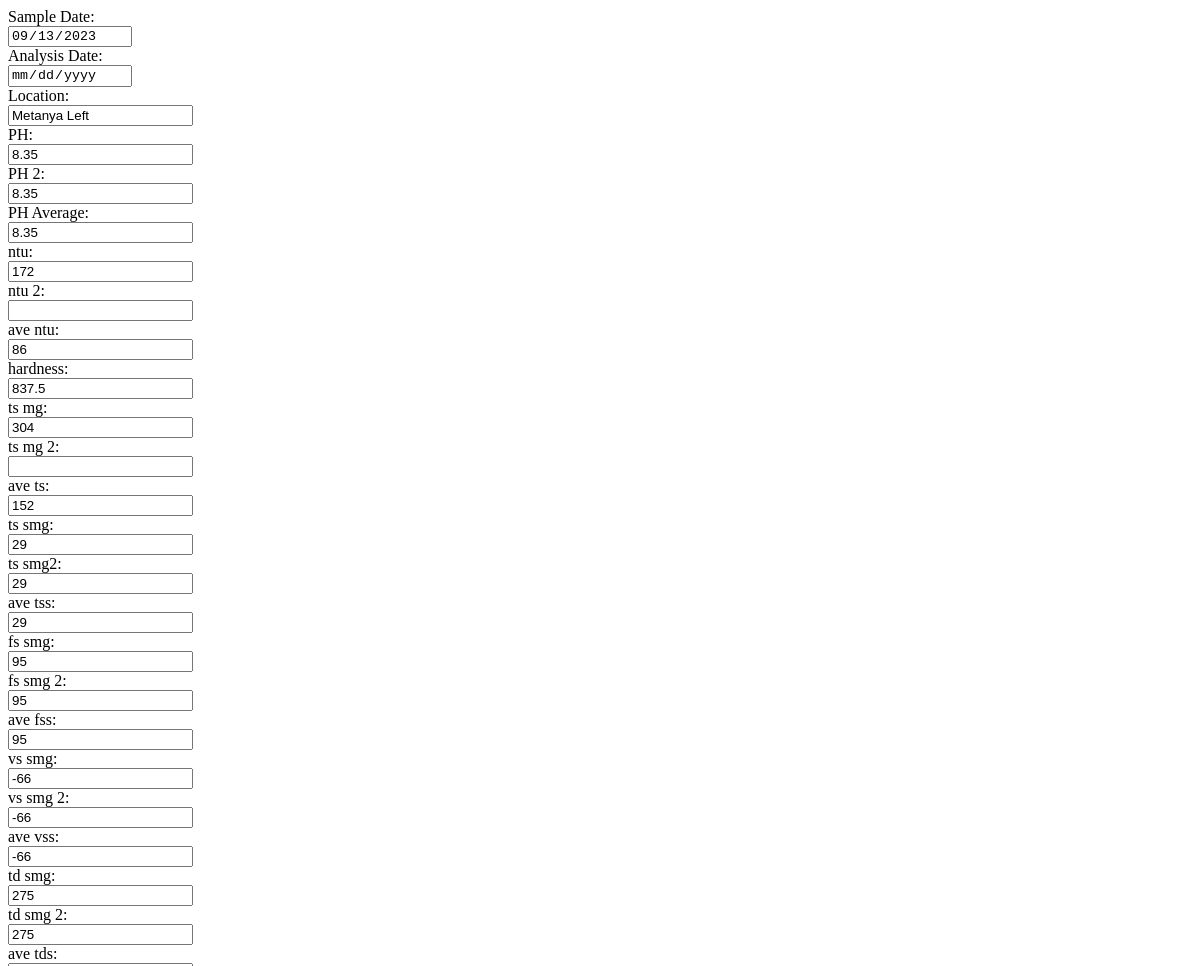
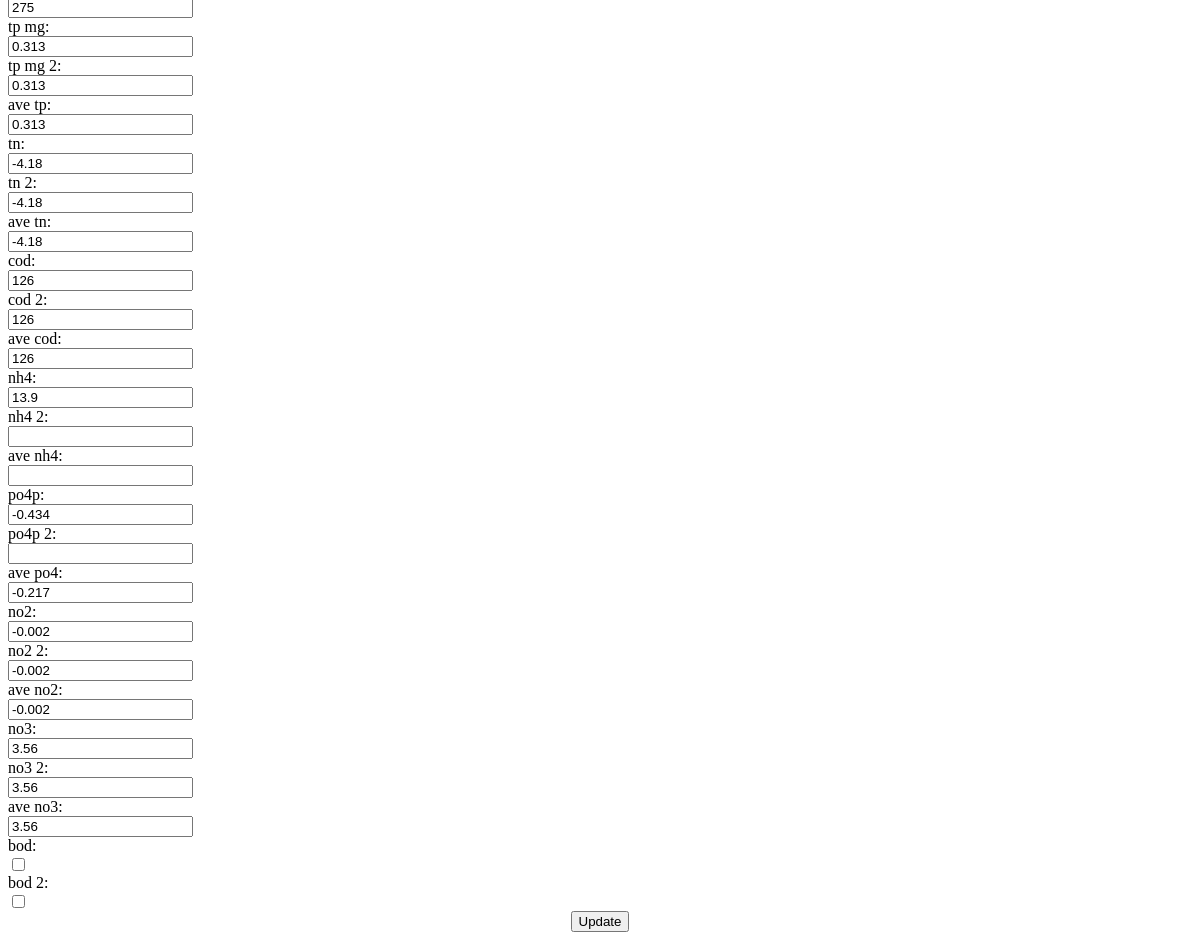
The app's page /lab_tests/edit/1 (signed in), older data (2 pictures, top to bottom).
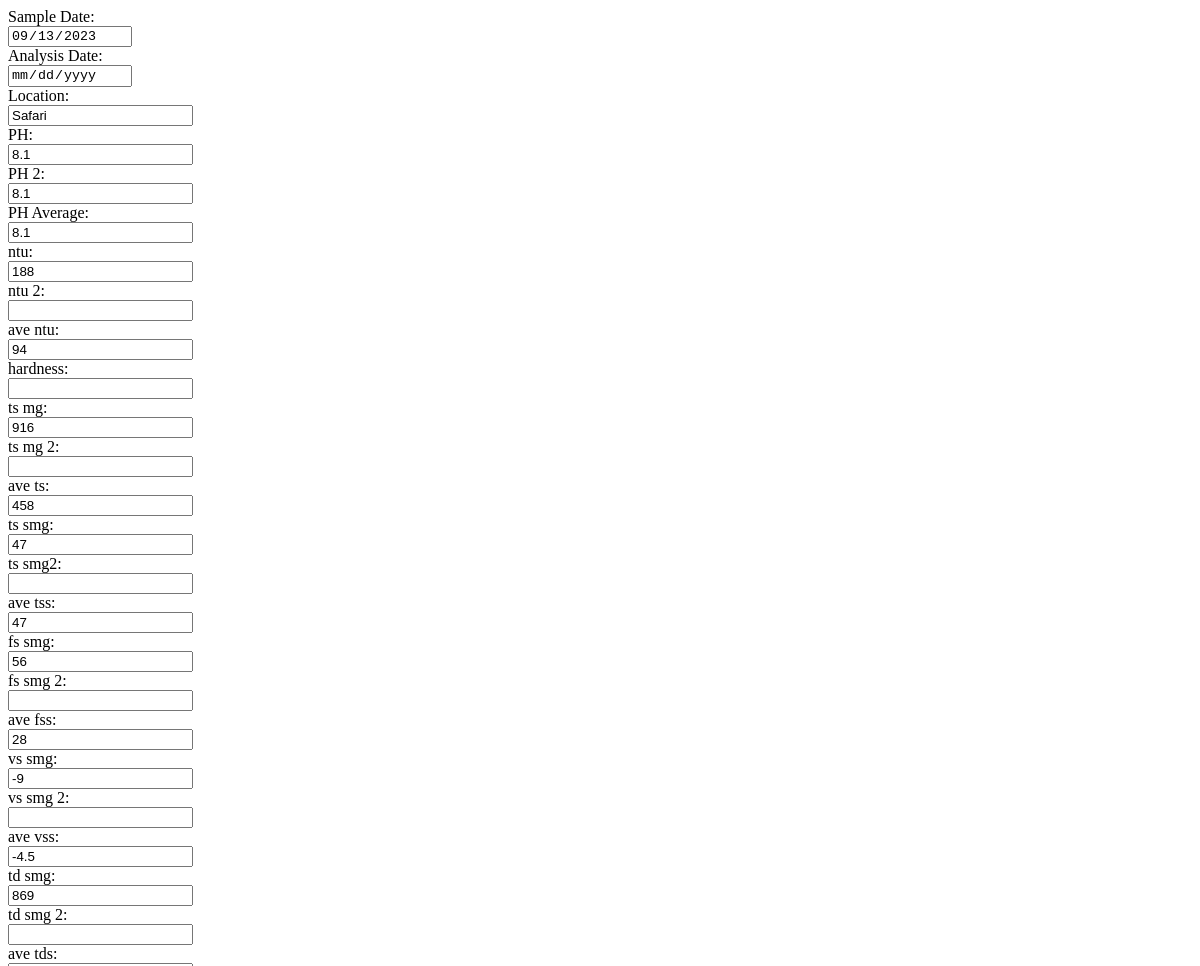
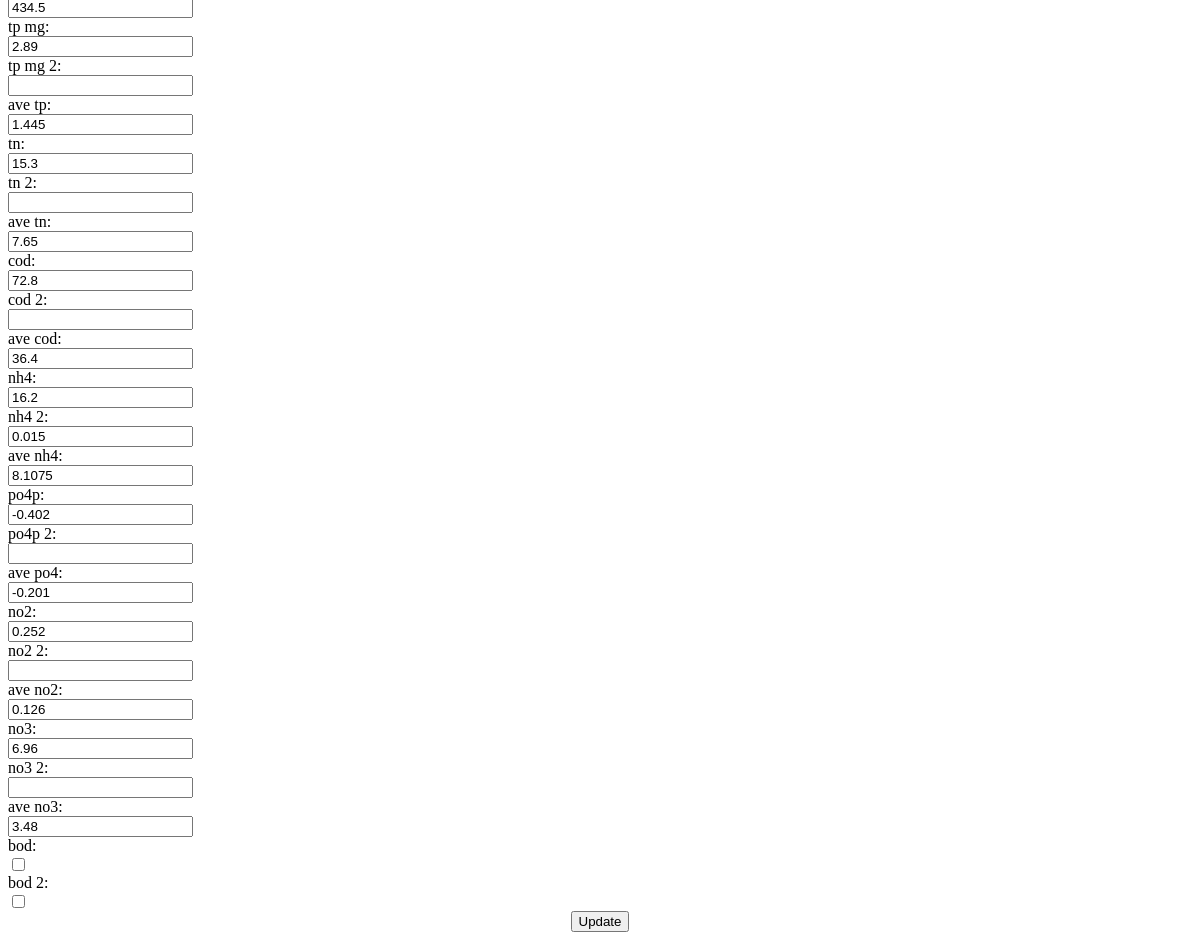
The same page, newer data (2 pictures, top to bottom).
### website/models.py (models this page shows)
class LabTest(db.Model):
    id = db.Column(db.Integer, primary_key=True)
    location = db.Column(db.String(100))
    name = db.Column(db.String(100), nullable=True)
    sample_date = db.Column(db.Date, nullable=True)
    analysis_date = db.Column(db.Date, nullable=True)
    ph = db.Column(db.Integer, nullable=True)
    ph_2 = db.Column(db.Integer, nullable=True)
    ph_average = db.Column(db.Integer, nullable=True)
    Alkalinity = db.Column(db.Integer, nullable=True)
    ntu = db.Column(db.Integer, nullable=True)
    ntu_2 = db.Column(db.Integer, nullable=True)
    ave = db.Column(db.Integer, nullable=True)
    hardness = db.Column(db.Integer, nullable=True)
    ts_mg = db.Column(db.Integer, nullable=True)
    ts_mg_2 = db.Column(db.Integer, nullable=True)
    ave_ts = db.Column(db.Integer, nullable=True)
    ts_smg = db.Column(db.Integer, nullable=True)
    ts_smg_2 = db.Column(db.Integer, nullable=True)
    ave_tss = db.Column(db.Integer, nullable=True)
    fs_smg = db.Column(db.Integer, nullable=True)
    fs_smg_2 = db.Column(db.Integer, nullable=True)
    ave_fss = db.Column(db.Integer, nullable=True)
    vs_smg = db.Column(db.Integer, nullable=True)
    vs_smg_2 = db.Column(db.Integer, nullable=True)
    ave_vss = db.Column(db.Integer, nullable=True)
    td_smg = db.Column(db.Integer, nullable=True)
    td_smg_2 = db.Column(db.Integer, nullable=True)
    ave_tds = db.Column(db.Integer, nullable=True)
    tp_mg = db.Column(db.Integer, nullable=True)
    tp_mg_2 = db.Column(db.Integer, nullable=True)
    ave_tp = db.Column(db.Integer, nullable=True)
    tn = db.Column(db.Integer, nullable=True)
    tn_2 = db.Column(db.Integer, nullable=True)
    ave_tn = db.Column(db.Integer, nullable=True)
    cod = db.Column(db.Integer, nullable=True)
    cod_2 = db.Column(db.Integer, nullable=True)
    ave_cod = db.Column(db.Integer, nullable=True)
    nh4 = db.Column(db.Integer, nullable=True)
    nh4_2 = db.Column(db.Integer, nullable=True)
    ave_nh4 = db.Column(db.Integer, nullable=True)
    po4p = db.Column(db.Integer, nullable=True)
    po4p_2 = db.Column(db.Integer, nullable=True)
    ave_po4 = db.Column(db.Integer, nullable=True)
    no2 = db.Column(db.Integer, nullable=True)
    no2_2 = db.Column(db.Integer, nullable=True)
    ave_no2 = db.Column(db.Integer, nullable=True)
    no3 = db.Column(db.Integer, nullable=True)
    no3_2 = db.Column(db.Integer, nullable=True)
    ave_no3 = db.Column(db.Integer, nullable=True)
    bod = db.Column(db.Boolean, nullable=True)
    bod2 = db.Column(db.Boolean, nullable=True)

### website/views/views.py (the view, shortened to what this page needs)
@views.route('/lab_tests/edit/<int:id>', methods=['GET', 'POST'])
@login_required
def edit_lab_test(id):
    lab_test = LabTest.query.get_or_404(id)
    return render_template('edit_lab_test.html', lab_test=lab_test, user=current_user)

### website/services/scheduler.py (called while the page is built)
def setup_scheduler(app):
    from apscheduler.schedulers.background import BackgroundScheduler
    scheduler = BackgroundScheduler()
    scheduler.start()
    scheduler.add_job(lambda: save_daily_sensor_reading(app), 'cron', hour=11, minute=55, second=0)
    scheduler.add_job(lambda: check_flood_risk(app), 'cron', hour=13, minute=59, second=0)
    scheduler.add_job(id='Sensor Reading Task', func=lambda: get_water_level_alert(app), trigger='interval', seconds=10)
    @app.teardown_appcontext
    def shutdown_scheduler(exception=None):
        if scheduler.running:
            scheduler.shutdown(wait=False)  # Change here to not wait for jobs to complete

### website/templates/edit_lab_test.html (shortened to what the changed rows need)
<form method="POST" action="{{ url_for('views.edit_lab_test', id=lab_test.id) }}">
  <div class="form-group">
    <div class="input-container">
      <input type="date" id="sample_date" name="sample_date" class="form-control" {% if lab_test.sample_date %}value="{{ lab_test.sample_date.strftime('%Y-%m-%d') if lab_test.sample_date else '' }}"{% endif %} readonly>
      </div>
    </div>
  <div class="form-group">
    <div class="input-container">
      <input type="date" id="analysis_date" name="analysis_date" class="form-control" {% if lab_test.analysis_date %}value="{{ lab_test.analysis_date.strftime('%Y-%m-%d') if lab_test.analysis_date else '' }}"{% endif %} readonly>
      </div>
    </div>
  <div class="form-group">
    <div class="input-container">
      <input type="text" id="location" name="location" class="form-control" {% if lab_test.location %}value="{{ lab_test.location }}"{% endif %} readonly>
      </div>
    </div>
  <div class="form-group">
    <div class="input-container">
      <input type="number" step="0.01" id="ph" name="ph" class="form-control" {% if lab_test.ph %}value="{{ lab_test.ph }}"{% endif %}>
      </div>
    </div>
  <div class="form-group">
    <div class="input-container">
      <input type="number" step="0.01" id="ph2" name="ph2" class="form-control" {% if lab_test.ph_2 %}value="{{ lab_test.ph_2 }}"{% endif %}>
      </div>
    </div>
  <div class="form-group">
    <div class="input-container">
      <input type="number" step="0.01" id="phAvg" name="phAvg" class="form-control" {% if lab_test.ph_average %}value="{{ lab_test.ph_average }}"{% endif %}>
        </div>
    </div>
      <div class="form-group">
        <div class="input-container">
            <input type="number" step="0.01" class="form-control" id="ntu" name="ntu" {% if lab_test.ntu %}value="{{ lab_test.ntu }}" {% endif %}>
        </div>
    </div>
    <div class="form-group">
        <div class="input-container">
            <input type="number" step="0.01" class="form-control" id="ntu2" name="ntu2" {% if lab_test.ntu_2 %}value="{{ lab_test.ntu_2 }}" {% endif %}>
        </div>
    </div>
    <div class="form-group">
        <div class="input-container">
            <input type="number" step="0.01" class="form-control" id="aveNtu" name="aveNtu" {% if lab_test.ave %}value="{{ lab_test.ave }}" {% endif %}>
        </div>
    </div>
    <div class="form-group">
        <div class="input-container">
            <input type="number" step="0.01" class="form-control" id="hardness" name="hardness" {% if lab_test.hardness %}value="{{ lab_test.hardness }}" {% endif %}>
        </div>
    </div>
    <div class="form-group">
        <div class="input-container">
            <input type="number" step="0.01" class="form-control" id="tsMg" name="tsMg" {% if lab_test.ts_mg %}value="{{ lab_test.ts_mg }}" {% endif %}>
        </div>
    </div>
    <div class="form-group">
        <div class="input-container">
            <input type="number" step="0.01" class="form-control" id="tsMg2" name="tsMg2" {% if lab_test.ts_mg_2 %}value="{{ lab_test.ts_mg_2 }}" {% endif %}>
        </div>
    </div>
    <div class="form-group">
        <div class="input-container">
            <input type="number" step="0.01" class="form-control" id="aveTs" name="aveTs" {% if lab_test.ave_ts %}value="{{ lab_test.ave_ts }}" {% endif %}>
        </div>
    </div>
    <div class="form-group">
        <div class="input-container">
            <input type="number" step="0.01" class="form-control" id="tsSmg" name="tsSmg" {% if lab_test.ts_smg %}value="{{ lab_test.ts_smg }}" {% endif %}>
        </div>
    </div>
    <div class="form-group">
        <div class="input-container">
            <input type="number" step="0.01" class="form-control" id="tsSmg2" name="tsSmg2" {% if lab_test.ts_smg_2 %}value="{{ lab_test.ts_smg_2 }}" {% endif %}>
        </div>
    </div>
    <div class="form-group">
        <div class="input-container">
            <input type="number" step="0.01" class="form-control" id="aveTss" name="aveTss" {% if lab_test.ave_tss %}value="{{ lab_test.ave_tss }}" {% endif %}>
        </div>
    </div>
    <div class="form-group">
        <div class="input-container">
            <input type="number" step="0.01" class="form-control" id="fsSmg" name="fsSmg" {% if lab_test.fs_smg %}value="{{ lab_test.fs_smg }}" {% endif %}>
        </div>
    </div>
    <div class="form-group">
        <div class="input-container">
            <input type="number" step="0.01" class="form-control" id="fsSmg2" name="fsSmg2" {% if lab_test.fs_smg_2 %}value="{{ lab_test.fs_smg_2 }}" {% endif %}>
        </div>
    </div>
    <div class="form-group">
        <div class="input-container">
            <input type="number" step="0.01" class="form-control" id="aveFss" name="aveFss" {% if lab_test.ave_fss %}value="{{ lab_test.ave_fss }}" {% endif %}>
        </div>
    </div>
    <div class="form-group">
        <div class="input-container">
            <input type="number" step="0.01" class="form-control" id="vsSmg" name="vsSmg" {% if lab_test.vs_smg %}value="{{ lab_test.vs_smg }}" {% endif %}>
        </div>
    </div>
    <div class="form-group">
        <div class="input-container">
            <input type="number" step="0.01" class="form-control" id="vsSmg2" name="vsSmg2" {% if lab_test.vs_smg_2 %}value="{{ lab_test.vs_smg_2 }}" {% endif %}>
        </div>
    </div>
    <div class="form-group">
        <div class="input-container">
            <input type="number" step="0.01" class="form-control" id="aveVss" name="aveVss" {% if lab_test.ave_vss %}value="{{ lab_test.ave_vss }}" {% endif %}>
        </div>
    </div>
    <div class="form-group">
        <div class="input-container">
            <input type="number" step="0.01" class="form-control" id="tdSmg" name="tdSmg" {% if lab_test.td_smg %}value="{{ lab_test.td_smg }}" {% endif %}>
        </div>
    </div>
    <div class="form-group">
        <div class="input-container">
            <input type="number" step="0.01" class="form-control" id="tdSmg2" name="tdSmg2" {% if lab_test.td_smg_2 %}value="{{ lab_test.td_smg_2 }}" {% endif %}>
        </div>
    </div>
    <div class="form-group">
        <div class="input-container">
            <input type="number" step="0.01" class="form-control" id="aveTds" name="aveTds" {% if lab_test.ave_tds %}value="{{ lab_test.ave_tds }}" {% endif %}>
        </div>
    </div>
    <div class="form-group">
        <div class="input-container">
            <input type="number" step="0.01" class="form-control" id="tpMg" name="tpMg" {% if lab_test.tp_mg %}value="{{ lab_test.tp_mg }}" {% endif %}>
        </div>
    </div>
    <div class="form-group">
        <div class="input-container">
            <input type="number" step="0.01" class="form-control" id="tpMg2" name="tpMg2" {% if lab_test.tp_mg_2 %}value="{{ lab_test.tp_mg_2 }}" {% endif %}>
        </div>
    </div>
    <div class="form-group">
        <div class="input-container">
            <input type="number" step="0.01" class="form-control" id="aveTp" name="aveTp" {% if lab_test.ave_tp %}value="{{ lab_test.ave_tp }}" {% endif %}>
        </div>
    </div>
    <div class="form-group">
        <div class="input-container">
            <input type="number" step="0.01" class="form-control" id="tn" name="tn" {% if lab_test.tn %}value="{{ lab_test.tn }}" {% endif %}>
        </div>
    </div>
    <div class="form-group">
        <div class="input-container">
            <input type="number"step="0.01" class="form-control" id="tn2" name="tn2" {% if lab_test.tn_2 %}value="{{ lab_test.tn_2 }}" {% endif %}>
        </div>
    </div>
    <div class="form-group">
        <div class="input-container">
            <input type="number" step="0.01" class="form-control" id="aveTn" name="aveTn" {% if lab_test.ave_tn %}value="{{ lab_test.ave_tn }}" {% endif %}>
        </div>
    </div>
    <div class="form-group">
        <div class="input-container">
            <input type="number" step="0.01" class="form-control" id="cod" name="cod" {% if lab_test.cod %}value="{{ lab_test.cod }}" {% endif %}>
        </div>
    </div>
    <div class="form-group">
        <div class="input-container">
            <input type="number" step="0.01" class="form-control" id="cod2" name="cod2" {% if lab_test.cod_2 %}value="{{ lab_test.cod_2 }}" {% endif %}>
        </div>
    </div>
    <div class="form-group">
        <div class="input-container">
            <input type="number" step="0.01" class="form-control" id="aveCod" name="aveCod" {% if lab_test.ave_cod %}value="{{ lab_test.ave_cod }}" {% endif %}>
        </div>
    </div>
    <div class="form-group">
        <div class="input-container">
            <input type="number" step="0.01" class="form-control" id="nh4" name="nh4" {% if lab_test.nh4 %}value="{{ lab_test.nh4 }}" {% endif %}>
        </div>
    </div>
    <div class="form-group">
        <div class="input-container">
            <input type="number" step="0.01" class="form-control" id="nh42" name="nh42" {% if lab_test.nh4_2 %}value="{{ lab_test.nh4_2 }}" {% endif %}>
        </div>
    </div>
    <div class="form-group">
        <div class="input-container">
            <input type="number" step="0.01" class="form-control" id="aveNh4" name="aveNh4" {% if lab_test.ave_nh4 %}value="{{ lab_test.ave_nh4 }}" {% endif %}>
        </div>
    </div>
    <div class="form-group">
        <div class="input-container">
            <input type="number" step="0.01" class="form-control" id="po4p" name="po4p" {% if lab_test.po4p %}value="{{ lab_test.po4p }}" {% endif %}>
        </div>
    </div>
    <div class="form-group">
        <div class="input-container">
            <input type="number" step="0.01" class="form-control" id="po4p2" name="po4p2" {% if lab_test.po4p_2 %}value="{{ lab_test.po4p_2 }}" {% endif %}>
        </div>
    </div>
    <div class="form-group">
        <div class="input-container">
            <input type="number" step="0.01" class="form-control" id="avePo4" name="avePo4" {% if lab_test.ave_po4 %}value="{{ lab_test.ave_po4 }}" {% endif %}>
        </div>
    </div>
    <div class="form-group">
        <div class="input-container">
            <input type="number" step="0.01" class="form-control" id="no2" name="no2" {% if lab_test.no2 %}value="{{ lab_test.no2 }}" {% endif %}>
        </div>
    </div>
    <div class="form-group">
        <div class="input-container">
            <input type="number" step="0.01" class="form-control" id="no22" name="no22" {% if lab_test.no2_2 %}value="{{ lab_test.no2_2 }}" {% endif %}>
        </div>
    </div>
    <div class="form-group">
        <div class="input-container">
            <input type="number" step="0.01" class="form-control" id="aveNo2" name="aveNo2" {% if lab_test.ave_no2 %}value="{{ lab_test.ave_no2 }}" {% endif %}>
        </div>
    </div>
    <div class="form-group">
        <div class="input-container">
            <input type="number" step="0.01" class="form-control" id="no3" name="no3" {% if lab_test.no3 %}value="{{ lab_test.no3 }}" {% endif %}>
        </div>
    </div>
    <div class="form-group">
        <div class="input-container">
            <input type="number" step="0.01" class="form-control" id="no32" name="no32" {% if lab_test.no3_2 %}value="{{ lab_test.no3_2 }}" {% endif %}>
        </div>
    </div>
    <div class="form-group">
        <div class="input-container">
            <input type="number" step="0.01" class="form-control" id="aveNo3" name="aveNo3" {% if lab_test.ave_no3 %}value="{{ lab_test.ave_no3 }}" {% endif %}>
        </div>
    </div>
    <div class="form-group">
        <div class="input-container">
            <input type="checkbox" class="form-control" id="bod" name="bod" value="1" {% if lab_test.bod %}checked {% endif %}>
        </div>
    </div>
    <div class="form-group">
        <div class="input-container">
            <input type="checkbox" class="form-control" id="bod2" name="bod2" value="1" {% if lab_test.bod2 %}checked {% endif %}>
        </div>
    </div>
</form>

Row changes from the older to the newer data that the page shows:
changed LabTest: location "Metanya Left" → "Safari"; ph "8.35" → "8.1"; ph2 "8.35" → "8.1"; phAvg "8.35" → "8.1"; ntu "172" → "188"; aveNtu "86" → "94"; hardness "837.5" → (not shown); tsMg "304" → "916"; aveTs "152" → "458"; tsSmg "29" → "47"; tsSmg2 "29" → (not shown); aveTss "29" → "47"; fsSmg "95" → "56"; fsSmg2 "95" → (not shown); aveFss "95" → "28"; vsSmg "-66" → "-9"; vsSmg2 "-66" → (not shown); aveVss "-66" → "-4.5"; tdSmg "275" → "869"; tdSmg2 "275" → (not shown); aveTds "275" → "434.5"; tpMg "0.313" → "2.89"; tpMg2 "0.313" → (not shown); aveTp "0.313" → "1.445"; tn "-4.18" → "15.3"; tn2 "-4.18" → (not shown); aveTn "-4.18" → "7.65"; cod "126" → "72.8"; cod2 "126" → (not shown); aveCod "126" → "36.4"; nh4 "13.9" → "16.2"; nh42 (not shown) → "0.015"; aveNh4 (not shown) → "8.1075"; po4p "-0.434" → "-0.402"; avePo4 "-0.217" → "-0.201"; no2 "-0.002" → "0.252"; no22 "-0.002" → (not shown); aveNo2 "-0.002" → "0.126"; no3 "3.56" → "6.96"; no32 "3.56" → (not shown); aveNo3 "3.56" → "3.48"
